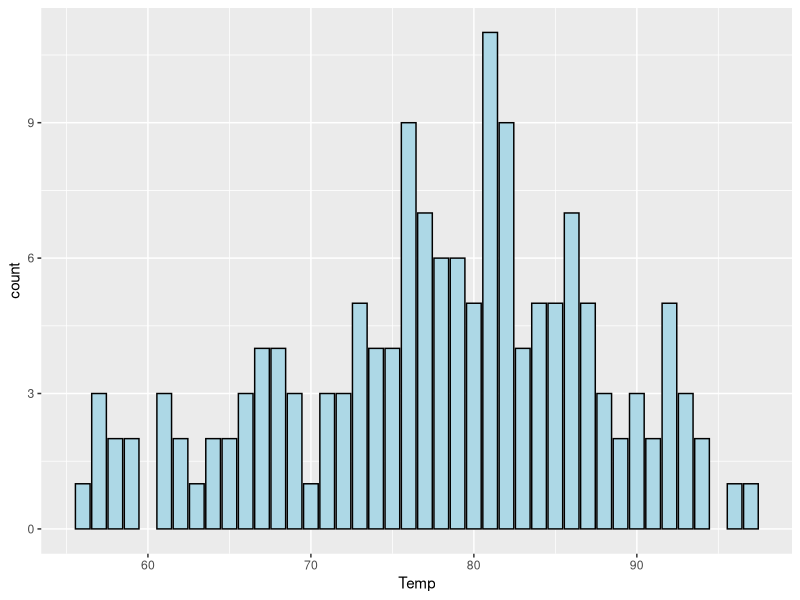
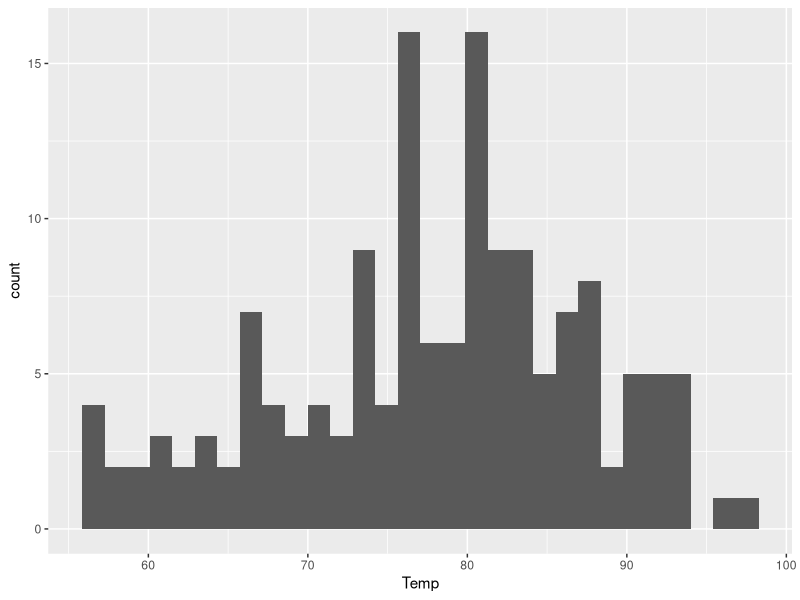
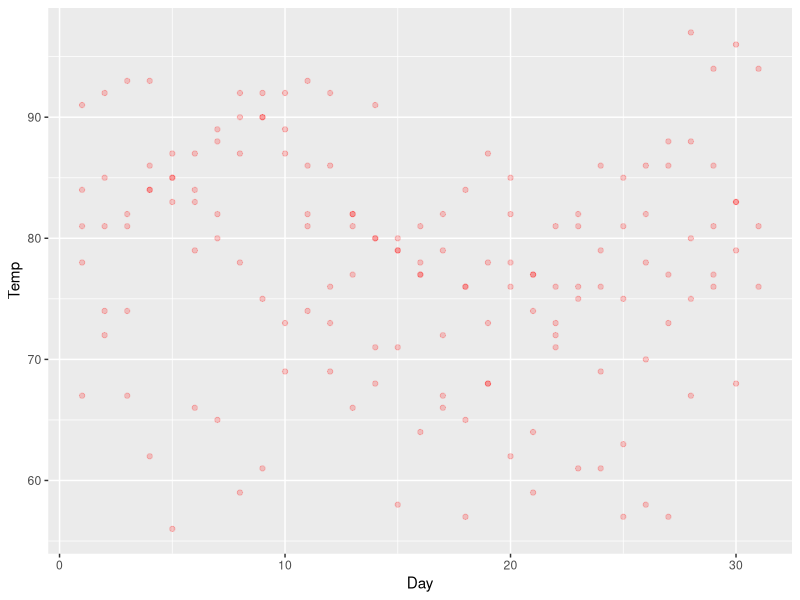
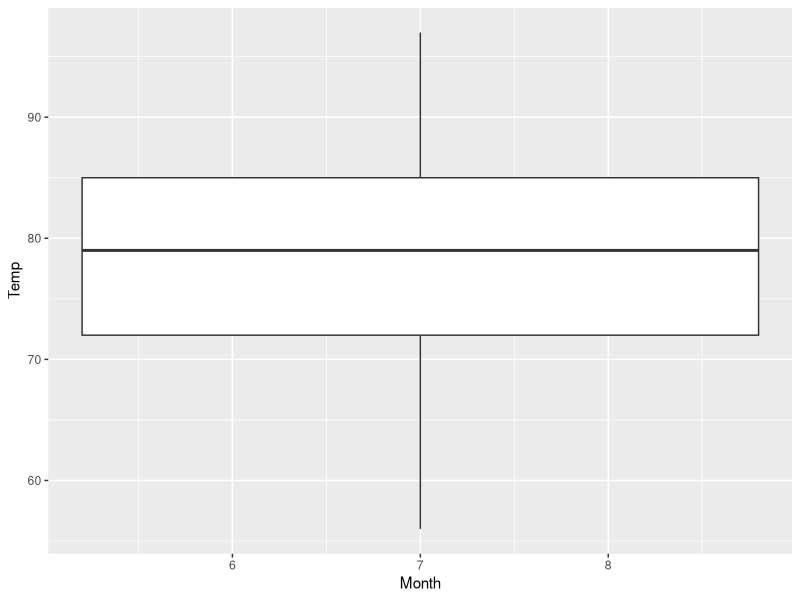
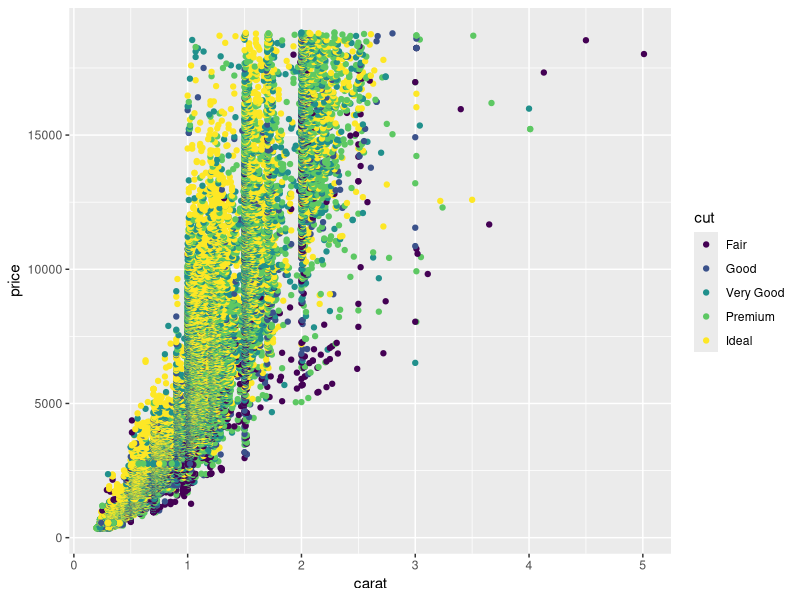
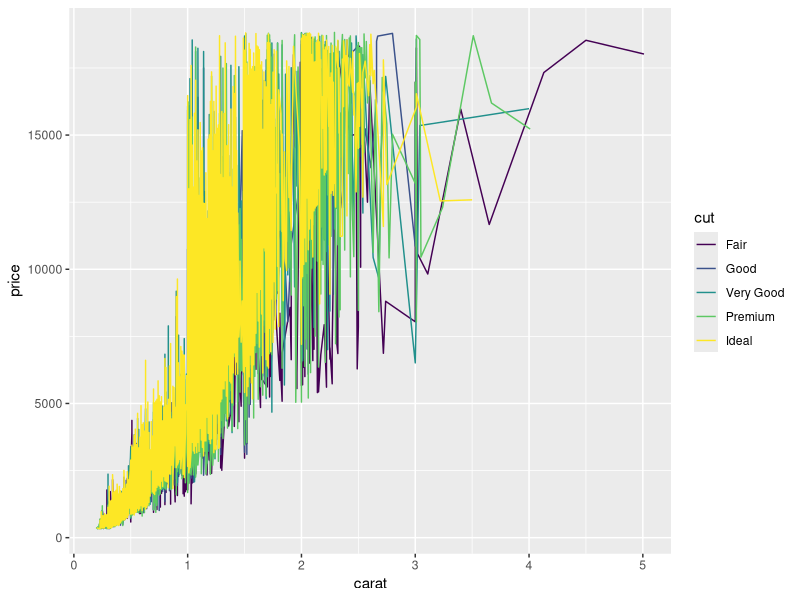
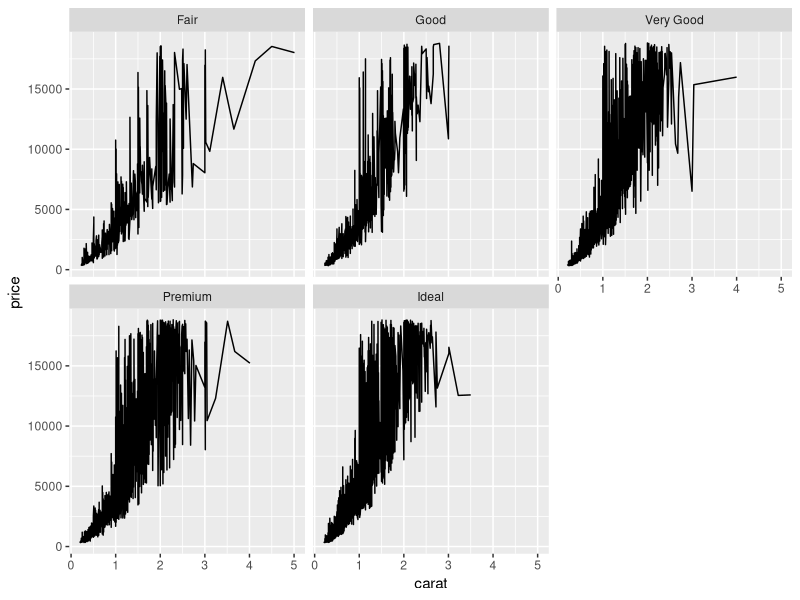

These figures' R source, in order:
## ---- chunk 1
#view all datasets in R
'library(MASS)
data()'

#Install ggplot2
'install.packages("ggplot2")'

#load ggplot2
library(ggplot2)
airquality
## ---- chunk 2
#å®è®æ¸-é¡å¥å:bar chart
ggplot(data = airquality, aes(x = Temp)) +
geom_bar(fill = "lightblue", colour = "black")
## ---- chunk 3
#å®è®æ¸-é£çºå:histogram
ggplot(data = airquality, aes(x = Temp)) +
geom_histogram()

## ---- chunk 4
#éè®æ¸-é£çºvsé£çº:point chart
ggplot(data = airquality, aes(x = Day, y=Temp)) +
geom_point(alpha = 0.2,color = "red")
#alpha代表透明度，可以看出有沒有點覆蓋在一起
## ---- chunk 5
#éè®æ¸-é£çºvsé¢æ£:box plot
ggplot(data = airquality, aes(x=Month, y=Temp)) +
geom_boxplot()
## ---- chunk 6
#åçè³æåå¼: ä»¥caratèpriceä½çºå©è»¸ç«åãä¸¦ä»¥cutä¾ååé¡è²
myplot <- ggplot(diamonds, aes(carat, price, colour = cut))

#åçç¾ç·¨
myplot <- myplot + layer(
  geom = "point",
  stat = "identity",
  position = "identity",
  params = list(na.rm = FALSE)
)

# Print myplot
myplot
## ---- chunk 7
#折線圖
ggplot(diamonds, aes(carat, price, colour = cut)) +
  geom_line()
## ---- chunk 8
# 把資料以cut區分，並將每組資料化成折線圖
ggplot(diamonds, aes(carat, price)) +
  geom_line() +
  facet_wrap(~ cut)
